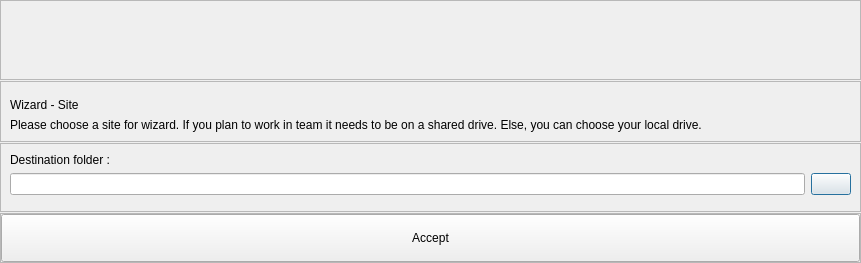
<?xml version="1.0" encoding="UTF-8"?>
<ui version="4.0">
 <class>Dialog</class>
 <widget class="QDialog" name="Dialog">
  <property name="geometry">
   <rect>
    <x>0</x>
    <y>0</y>
    <width>861</width>
    <height>263</height>
   </rect>
  </property>
  <property name="windowTitle">
   <string>Dialog</string>
  </property>
  <layout class="QHBoxLayout" name="horizontalLayout_4">
   <property name="leftMargin">
    <number>0</number>
   </property>
   <property name="topMargin">
    <number>0</number>
   </property>
   <property name="rightMargin">
    <number>0</number>
   </property>
   <property name="bottomMargin">
    <number>0</number>
   </property>
   <item>
    <layout class="QVBoxLayout" name="verticalLayout">
     <property name="spacing">
      <number>1</number>
     </property>
     <item>
      <widget class="QFrame" name="frame_3">
       <property name="frameShape">
        <enum>QFrame::StyledPanel</enum>
       </property>
       <property name="frameShadow">
        <enum>QFrame::Raised</enum>
       </property>
       <layout class="QHBoxLayout" name="horizontalLayout_3">
        <item>
         <widget class="QLabel" name="site_image_label">
          <property name="minimumSize">
           <size>
            <width>60</width>
            <height>60</height>
           </size>
          </property>
          <property name="maximumSize">
           <size>
            <width>60</width>
            <height>60</height>
           </size>
          </property>
          <property name="text">
           <string/>
          </property>
         </widget>
        </item>
        <item>
         <spacer name="horizontalSpacer_2">
          <property name="orientation">
           <enum>Qt::Horizontal</enum>
          </property>
          <property name="sizeHint" stdset="0">
           <size>
            <width>40</width>
            <height>20</height>
           </size>
          </property>
         </spacer>
        </item>
       </layout>
      </widget>
     </item>
     <item>
      <widget class="QFrame" name="frame">
       <property name="frameShape">
        <enum>QFrame::StyledPanel</enum>
       </property>
       <property name="frameShadow">
        <enum>QFrame::Raised</enum>
       </property>
       <layout class="QVBoxLayout" name="verticalLayout_2">
        <item>
         <spacer name="verticalSpacer">
          <property name="orientation">
           <enum>Qt::Vertical</enum>
          </property>
          <property name="sizeHint" stdset="0">
           <size>
            <width>20</width>
            <height>40</height>
           </size>
          </property>
         </spacer>
        </item>
        <item>
         <widget class="QLabel" name="label">
          <property name="sizePolicy">
           <sizepolicy hsizetype="Preferred" vsizetype="Fixed">
            <horstretch>0</horstretch>
            <verstretch>0</verstretch>
           </sizepolicy>
          </property>
          <property name="text">
           <string>Wizard - Site</string>
          </property>
         </widget>
        </item>
        <item>
         <widget class="QLabel" name="label_2">
          <property name="sizePolicy">
           <sizepolicy hsizetype="Preferred" vsizetype="Fixed">
            <horstretch>0</horstretch>
            <verstretch>0</verstretch>
           </sizepolicy>
          </property>
          <property name="text">
           <string>Please choose a site for wizard. If you plan to work in team it needs to be on a shared drive. Else, you can choose your local drive.</string>
          </property>
         </widget>
        </item>
       </layout>
      </widget>
     </item>
     <item>
      <widget class="QFrame" name="frame_2">
       <property name="frameShape">
        <enum>QFrame::StyledPanel</enum>
       </property>
       <property name="frameShadow">
        <enum>QFrame::Raised</enum>
       </property>
       <layout class="QVBoxLayout" name="verticalLayout_3">
        <item>
         <widget class="QLabel" name="site_destination_label">
          <property name="text">
           <string>Destination folder :</string>
          </property>
         </widget>
        </item>
        <item>
         <layout class="QHBoxLayout" name="horizontalLayout">
          <item>
           <widget class="QLineEdit" name="site_lineEdit"/>
          </item>
          <item>
           <widget class="QPushButton" name="openExplorer_pushButton">
            <property name="cursor">
             <cursorShape>PointingHandCursor</cursorShape>
            </property>
            <property name="toolTip">
             <string>Choose a destination folder</string>
            </property>
            <property name="text">
             <string/>
            </property>
           </widget>
          </item>
         </layout>
        </item>
        <item>
         <spacer name="verticalSpacer_2">
          <property name="orientation">
           <enum>Qt::Vertical</enum>
          </property>
          <property name="sizeHint" stdset="0">
           <size>
            <width>20</width>
            <height>40</height>
           </size>
          </property>
         </spacer>
        </item>
       </layout>
      </widget>
     </item>
     <item>
      <widget class="QFrame" name="frame_4">
       <property name="minimumSize">
        <size>
         <width>0</width>
         <height>50</height>
        </size>
       </property>
       <property name="frameShape">
        <enum>QFrame::StyledPanel</enum>
       </property>
       <property name="frameShadow">
        <enum>QFrame::Raised</enum>
       </property>
       <layout class="QVBoxLayout" name="verticalLayout_5">
        <property name="spacing">
         <number>0</number>
        </property>
        <property name="leftMargin">
         <number>0</number>
        </property>
        <property name="topMargin">
         <number>0</number>
        </property>
        <property name="rightMargin">
         <number>0</number>
        </property>
        <property name="bottomMargin">
         <number>0</number>
        </property>
        <item>
         <layout class="QHBoxLayout" name="horizontalLayout_2">
          <property name="topMargin">
           <number>0</number>
          </property>
          <item>
           <widget class="QPushButton" name="accept_pushButton">
            <property name="sizePolicy">
             <sizepolicy hsizetype="Minimum" vsizetype="Expanding">
              <horstretch>0</horstretch>
              <verstretch>0</verstretch>
             </sizepolicy>
            </property>
            <property name="minimumSize">
             <size>
              <width>100</width>
              <height>40</height>
             </size>
            </property>
            <property name="text">
             <string>Accept</string>
            </property>
           </widget>
          </item>
         </layout>
        </item>
       </layout>
      </widget>
     </item>
    </layout>
   </item>
  </layout>
 </widget>
 <resources/>
 <connections/>
</ui>
